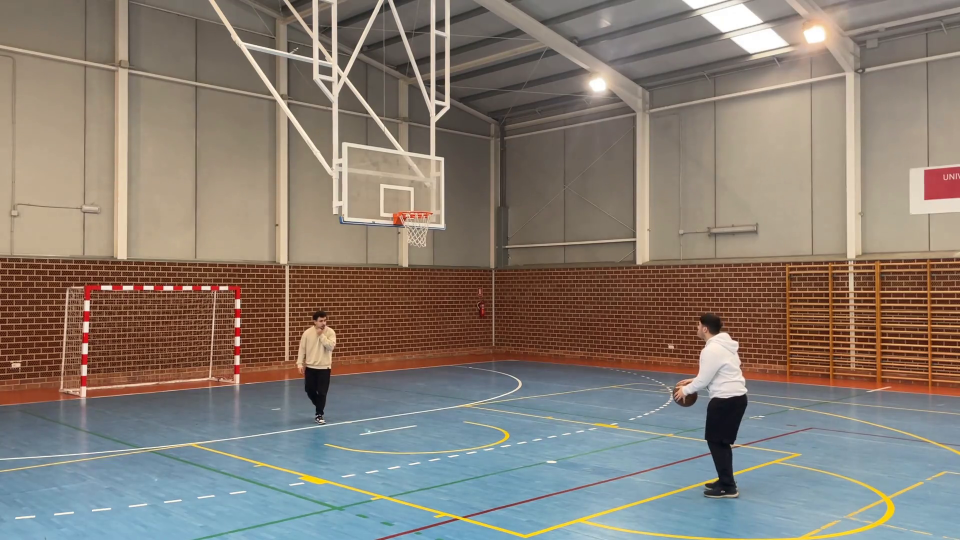
#> input picture frame 17 of canasta_3D_acierto_tirolibre.mp4, 1920 x 1080 px (shown at 1/2 size)
$ python prueba.py
#> lines starting #> are read from the running program, lines starting #| are printed output that depends on the picture
import cv2
import numpy as np

# Lista para almacenar los puntos seleccionados
puntos = []

# Función para capturar los puntos seleccionados con el mouse
def seleccionar_punto(event, x, y, flags, param):
    global puntos, frame_resized

    # Si se hace clic izquierdo, añadir el punto a la lista
    if event == cv2.EVENT_LBUTTONDOWN:
        x_original = int(x / scale_factor)
        y_original = int(y / scale_factor)
        puntos.append((x_original, y_original))

        # Dibujar un círculo en el punto seleccionado
        cv2.circle(frame_resized, (x, y), 5, (0, 0, 255), -1)

        # Mostrar el punto en la ventana
        cv2.imshow("Seleccionar puntos", frame_resized)

# Cargar el video
cap = cv2.VideoCapture('canasta_3D_acierto_tirolibre.mp4')

# Verificar si el video se abrió correctamente
if not cap.isOpened():
    print("Error: No se pudo abrir el video.")
    exit()

# Leer el primer frame
ret, frame = cap.read()
#> frame is the input picture: shape (1080, 1920, 3); mean B, G, R 115.1, 124.6, 134.5
if not ret:
    print("Error: No se pudo leer el primer frame.")
    cap.release()
    exit()

# Redimensionar el frame si es demasiado grande
screen_height = 720  # Puedes ajustar este valor según tu pantalla
scale_factor = screen_height / frame.shape[0] if frame.shape[0] > screen_height else 1
#> scale_factor = 0.667
frame_resized = cv2.resize(frame, (int(frame.shape[1] * scale_factor), int(frame.shape[0] * scale_factor)))
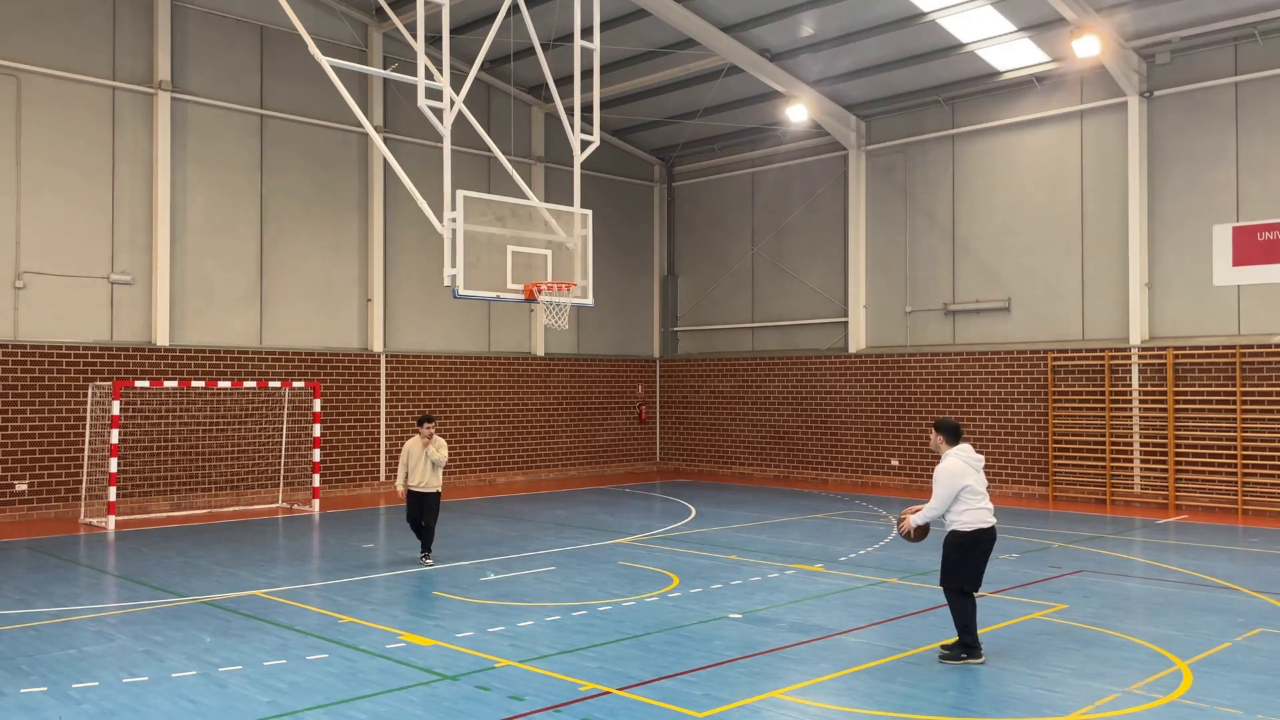
#> frame_resized: shape (720, 1280, 3); mean B, G, R 115.1, 124.6, 134.5

# Hacer la ventana redimensionable
cv2.namedWindow("Seleccionar puntos", cv2.WINDOW_NORMAL)
cv2.imshow("Seleccionar puntos", frame_resized)
cv2.setMouseCallback("Seleccionar puntos", seleccionar_punto)

# Esperar hasta que el usuario presione 'q' para salir
while True:
    key = cv2.waitKey(1) & 0xFF
#> (key q is pressed here)
    if key == ord('q'):  # Salir al presionar 'q'
        break

# Imprimir las coordenadas de los puntos seleccionados
print("Puntos seleccionados:", puntos)

# Liberar los recursos
cap.release()
cv2.destroyAllWindows()

$ run again, starting later in the video
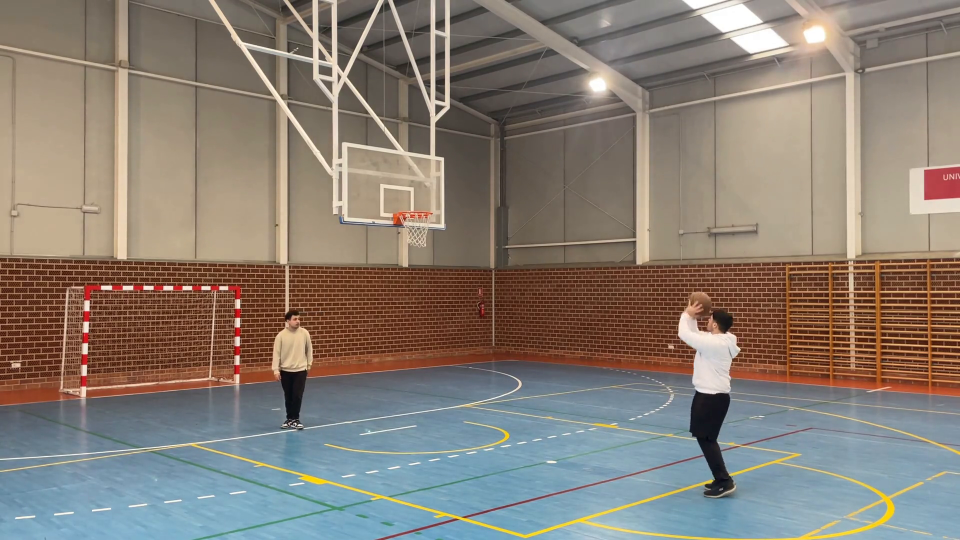
#> input picture frame 80 of canasta_3D_acierto_tirolibre.mp4, 1920 x 1080 px (shown at 1/2 size)
#> frame is the input picture: shape (1080, 1920, 3); mean B, G, R 116, 125.6, 135.4
#> `frame_resized = cv2.resize(frame, (int(frame.shape[1] * scale_factor),..`:
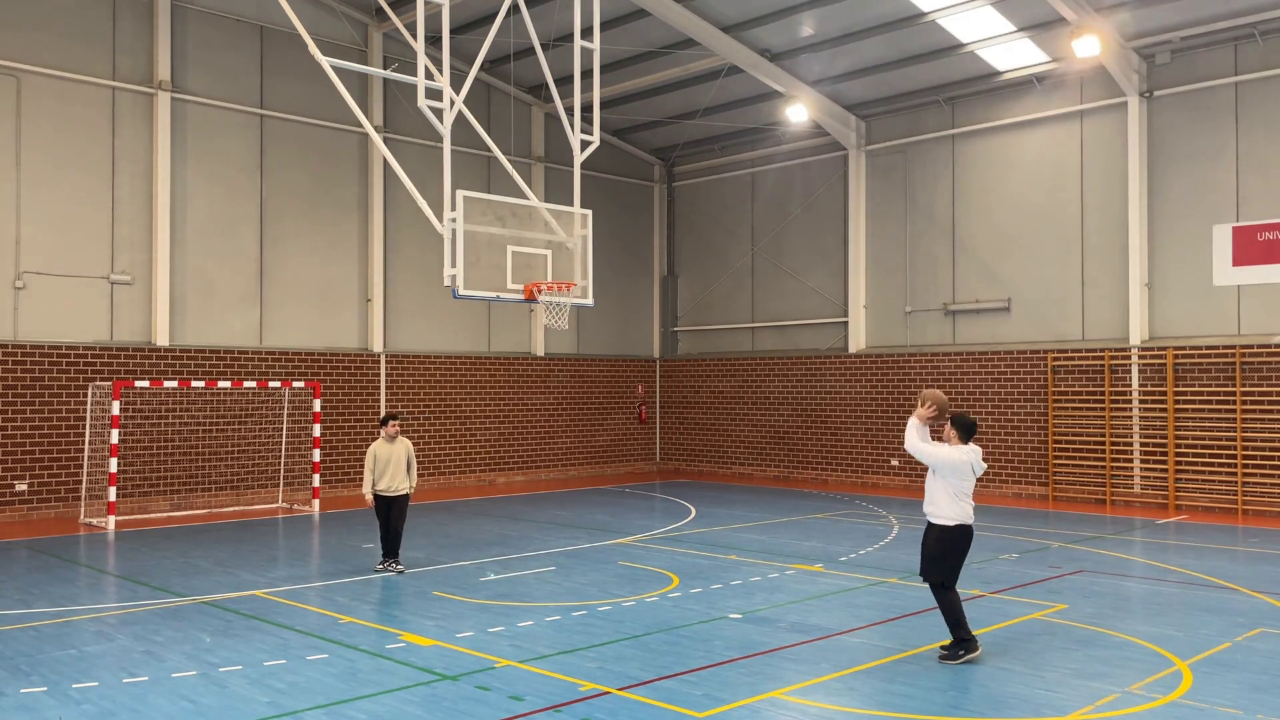
#> frame_resized: shape (720, 1280, 3); mean B, G, R 116, 125.6, 135.4

$ run again, starting later in the video
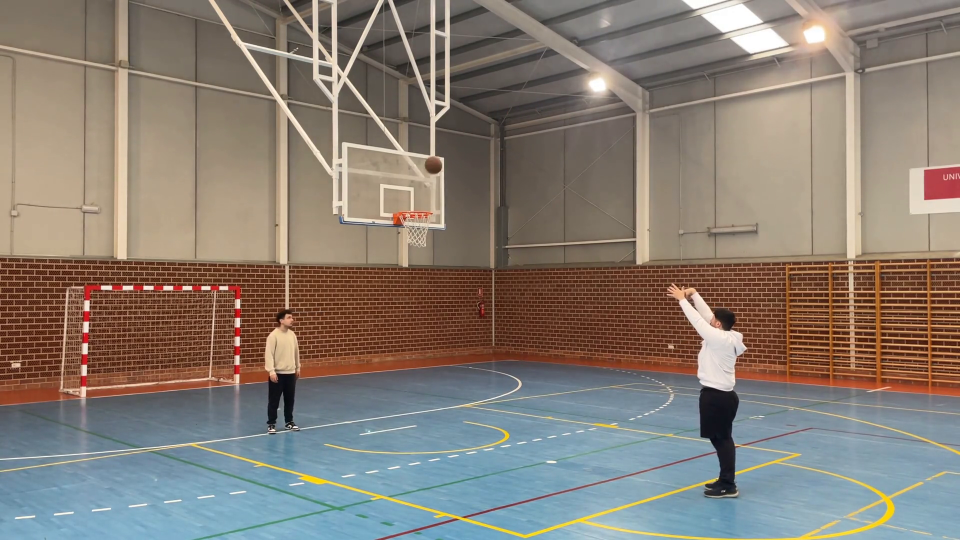
#> input picture frame 143 of canasta_3D_acierto_tirolibre.mp4, 1920 x 1080 px (shown at 1/2 size)
#> frame is the input picture: shape (1080, 1920, 3); mean B, G, R 115.6, 125, 134.8
#> `frame_resized = cv2.resize(frame, (int(frame.shape[1] * scale_factor),..`:
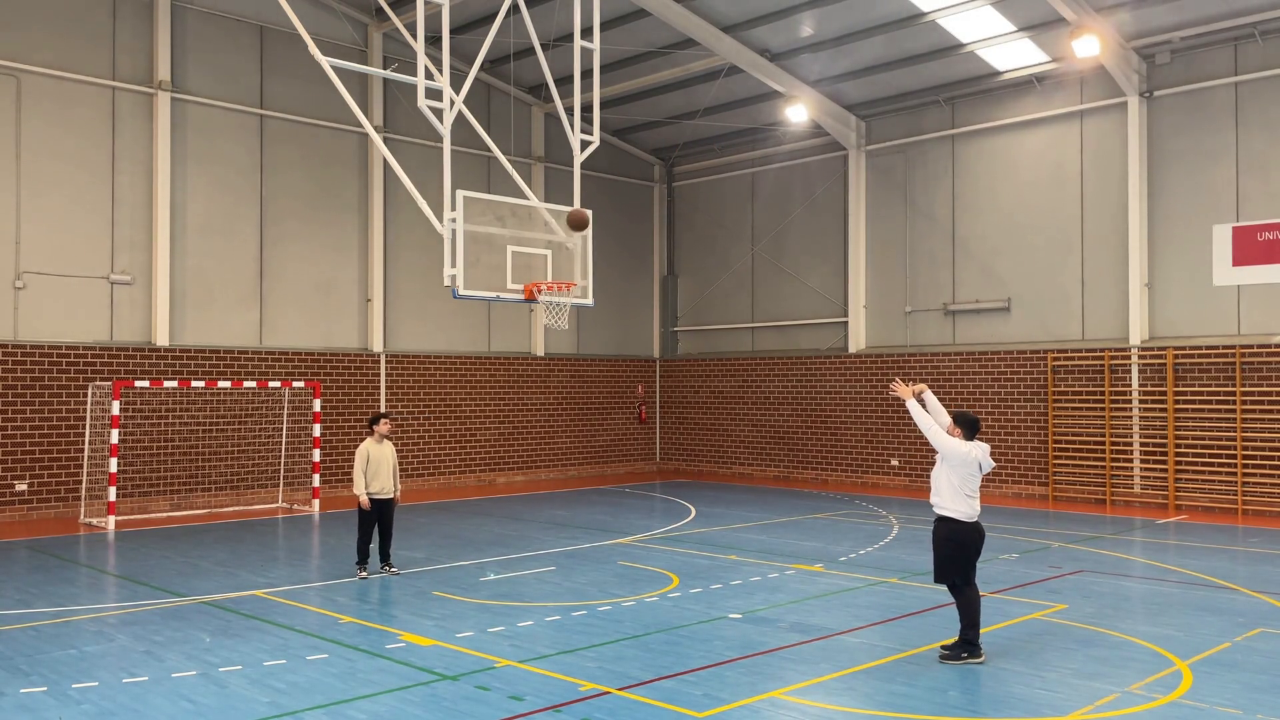
#> frame_resized: shape (720, 1280, 3); mean B, G, R 115.6, 125, 134.8
